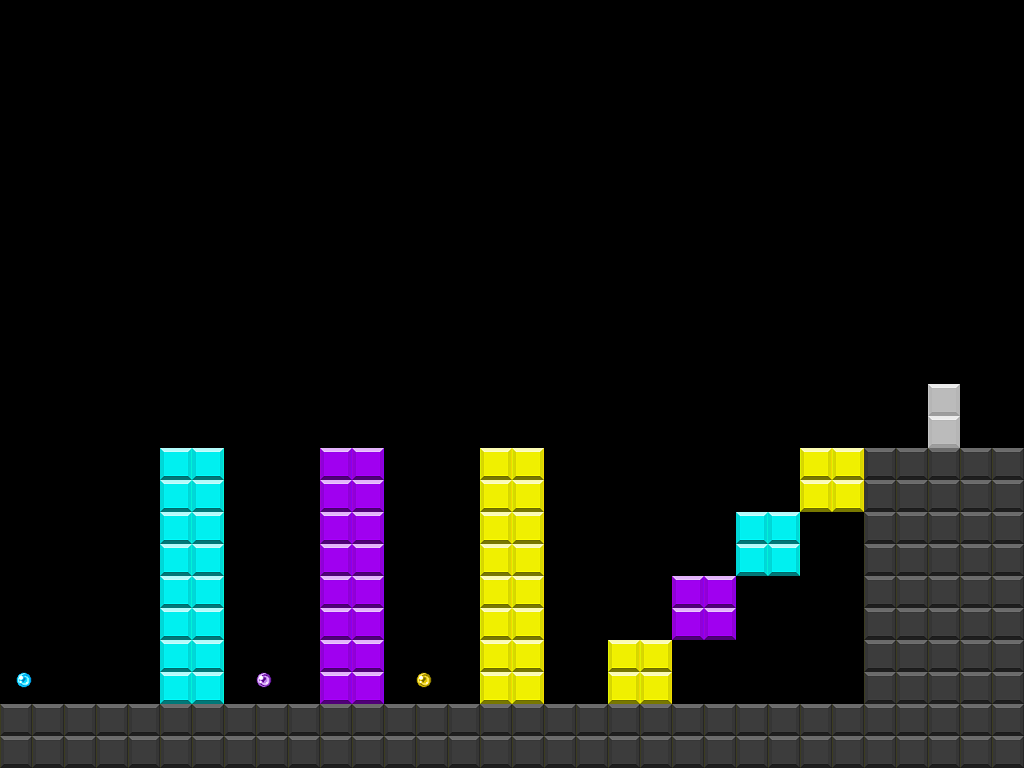

This is a level from a 2D game, rendered from its Tiled map with the project's own tilesets. A one-line summary and the map file follow, with tile-layer data summarised:
An orthogonal 64x48 tile map with 16x16 px tiles, 8 tile layers (black, light blue, purple, yellow, ...) and 13 objects.

<map version="1.5" tiledversion="1.7.0" orientation="orthogonal" renderorder="right-down" width="64" height="48" tilewidth="16" tileheight="16" infinite="0" nextlayerid="18" nextobjectid="23">
 <tileset firstgid="1" source="map.tsx" />
 <layer id="1" name="black" width="64" height="48">
  <data>[3072 cells, 416 non-empty, 4 distinct tile ids]</data>
 </layer>
 <layer id="2" name="light blue" width="64" height="48">
  <data>[3072 cells, 80 non-empty, 4 distinct tile ids]</data>
 </layer>
 <layer id="3" name="purple" width="64" height="48">
  <data>[3072 cells, 80 non-empty, 4 distinct tile ids]</data>
 </layer>
 <layer id="4" name="yellow" width="64" height="48">
  <data>[3072 cells, 96 non-empty, 4 distinct tile ids]</data>
 </layer>
 <layer id="11" name="light blue item" width="64" height="48">
  <data>[3072 cells, 1 non-empty, 1 distinct tile ids]</data>
 </layer>
 <layer id="12" name="purple item" width="64" height="48">
  <data>[3072 cells, 1 non-empty, 1 distinct tile ids]</data>
 </layer>
 <layer id="13" name="yellow item" width="64" height="48">
  <data>[3072 cells, 1 non-empty, 1 distinct tile ids]</data>
 </layer>
 <layer id="6" name="door" width="64" height="48">
  <data>[3072 cells, 8 non-empty, 4 distinct tile ids]</data>
 </layer>
 <objectgroup id="5" name="black col">
  <object id="1" x="0" y="704" width="1024" height="64" />
  <object id="9" x="864" y="448" width="160" height="256" />
 </objectgroup>
 <objectgroup id="7" name="light blue col">
  <object id="10" x="160" y="448" width="64" height="256" />
  <object id="11" x="736" y="512" width="64" height="64" />
 </objectgroup>
 <objectgroup id="8" name="purple col">
  <object id="12" x="320" y="448" width="64" height="256" />
  <object id="13" x="672" y="576" width="64" height="64" />
 </objectgroup>
 <objectgroup id="9" name="yellow col">
  <object id="14" x="480" y="448" width="64" height="256" />
  <object id="15" x="608" y="640" width="64" height="64" />
  <object id="16" x="800" y="448" width="64" height="64" />
 </objectgroup>
 <objectgroup id="14" name="light blue item col">
  <object id="22" x="16" y="672" width="16" height="16" />
 </objectgroup>
 <objectgroup id="15" name="purple item col">
  <object id="19" x="256" y="672" width="16" height="16" />
 </objectgroup>
 <objectgroup id="16" name="yellow item col">
  <object id="20" x="416" y="672" width="16" height="16" />
 </objectgroup>
 <objectgroup id="10" name="door col">
  <object id="17" x="928" y="384" width="32" height="64" />
 </objectgroup>
</map>
